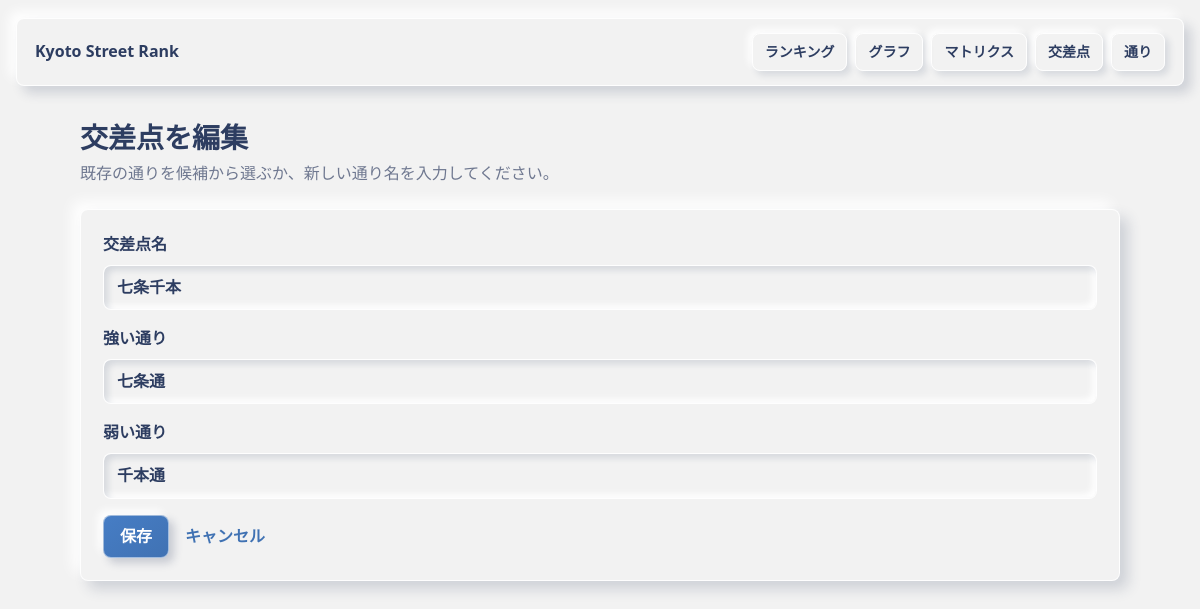
The page /intersections/9/edit on the database its author committed.
### src/models.py (models this page shows)
class Intersection(db.Model):
    __tablename__ = "intersections"
    __table_args__ = (
        UniqueConstraint("name", name="uq_intersections_name"),
        UniqueConstraint("pair_key", name="uq_intersections_pair_key"),
        CheckConstraint("winner_street_id != loser_street_id", name="ck_different_streets"),
    )
    id = db.Column(db.Integer, primary_key=True)
    name = db.Column(db.String(120), nullable=False)
    pair_key = db.Column(db.String(80), nullable=False)
    winner_street_id = db.Column(db.Integer, db.ForeignKey("streets.id"), nullable=False)
    loser_street_id = db.Column(db.Integer, db.ForeignKey("streets.id"), nullable=False)
    winner = db.relationship("Street", foreign_keys=[winner_street_id])
    loser = db.relationship("Street", foreign_keys=[loser_street_id])

class Street(db.Model):
    __tablename__ = "streets"
    id = db.Column(db.Integer, primary_key=True)
    name = db.Column(db.String(120), nullable=False, unique=True)
    orientation = db.Column(db.String(20), nullable=True)

### src/routes.py (the view, shortened to what this page needs)
    @app.route("/intersections/<int:intersection_id>/edit", methods=["GET", "POST"])
    def intersections_edit(intersection_id):
        intersection = Intersection.query.get_or_404(intersection_id)
        return_street = request.values.get("street", "").strip()
        form = {
            "name": intersection.name,
            "winner": intersection.winner.name,
            "loser": intersection.loser.name,
        }
        return render_intersection_form(intersection, form, return_street)

### src/routes.py (called while the page is built)
def render_intersection_form(intersection, form, return_street=""):
    return render_template(
        "intersections/form.html",
        intersection=intersection,
        form=form,
        return_street=return_street,
        street_names=list_street_names(),
    )

### src/services.py (called while the page is built)
def list_street_names():
    streets = Street.query.order_by(Street.name).all()
    return [street.name for street in streets]

### templates/intersections/form.html (shortened to what this page needs)
{% extends "base.html" %}
{% block content %}
  <div class="page-head">
    <div>
      <h1>{% if intersection %}交差点を編集{% else %}交差点を追加{% endif %}</h1>
      <p>既存の通りを候補から選ぶか、新しい通り名を入力してください。</p>
    </div>
  </div>
  <form class="panel" method="post">
    <label>
      交差点名
      <input name="name" value="{{ form.get('name', '') }}" required>
    </label>
    <label>
      強い通り
      <input name="winner" list="street-options" value="{{ form.get('winner', '') }}" required>
    </label>
    <label>
      弱い通り
      <input name="loser" list="street-options" value="{{ form.get('loser', '') }}" required>
    </label>
    <div class="form-actions">
      <button class="button" type="submit">保存</button>
      <a href="{{ url_for('intersections_index', street=return_street) if return_street else url_for('intersections_index') }}">キャンセル</a>
    </div>
  </form>
{% endblock %}

### static/style.css (style rules this page uses)
:root { color-scheme: light; --bg: #f2f2f2; --base: #2d3d61; --main: #4072b3; --accent: #b82e6a; --text: #24304c; --muted: #6f7890; --surface: #f2f2f2; --line: rgba(45, 61, 97, 0.12); --bevel: rgba(255, 255, 255, 0.9); --shadow-dark: rgba(45, 61, 97, 0.18); --shadow-light: rgba(255, 255, 255, 0.95); --danger: #b82e6a; }
* { box-sizing: border-box; }
body { margin: 0; background: var(--bg); color: var(--text); font-family: system-ui, -apple-system, BlinkMacSystemFont, "Segoe UI", sans-serif; line-height: 1.6; }
a { color: var(--main); font-weight: 700; text-decoration: none; }
.page-head { display: flex; align-items: flex-start; justify-content: space-between; gap: 24px; margin-bottom: 22px; }
h1 { margin: 0; color: var(--base); font-size: 28px; line-height: 1.25; }
p { margin: 6px 0 0; color: var(--muted); }
.button, button { display: inline-flex; align-items: center; justify-content: center; min-height: 42px; padding: 8px 16px; border: 1px solid rgba(255, 255, 255, 0.5); border-radius: 8px; background: linear-gradient(145deg, #467dc5, var(--main)); color: #fff; font: inherit; font-weight: 800; cursor: pointer; box-shadow: 5px 5px 9px rgba(45, 61, 97, 0.22), -5px -5px 9px var(--shadow-light); }
.panel, .empty, .filter-bar, .graph-panel, .cycle-list { background: var(--surface); border: 1px solid var(--bevel); border-radius: 8px; padding: 22px; box-shadow: 8px 8px 14px var(--shadow-dark), -8px -8px 14px var(--shadow-light); }
.panel { display: grid; gap: 16px; }
label { display: grid; gap: 7px; color: var(--base); font-weight: 800; }
input, select { width: 100%; min-height: 44px; padding: 9px 13px; border: 1px solid var(--bevel); border-radius: 8px; outline: none; background: var(--surface); color: var(--base); font: inherit; box-shadow: inset 4px 4px 6px rgba(45, 61, 97, 0.14), inset -4px -4px 6px var(--shadow-light); }
.form-actions { display: flex; align-items: center; gap: 16px; }

### rows shown on the page
Intersection: name "七条千本"
Street: winner "七条通"
Street: loser "千本通"
